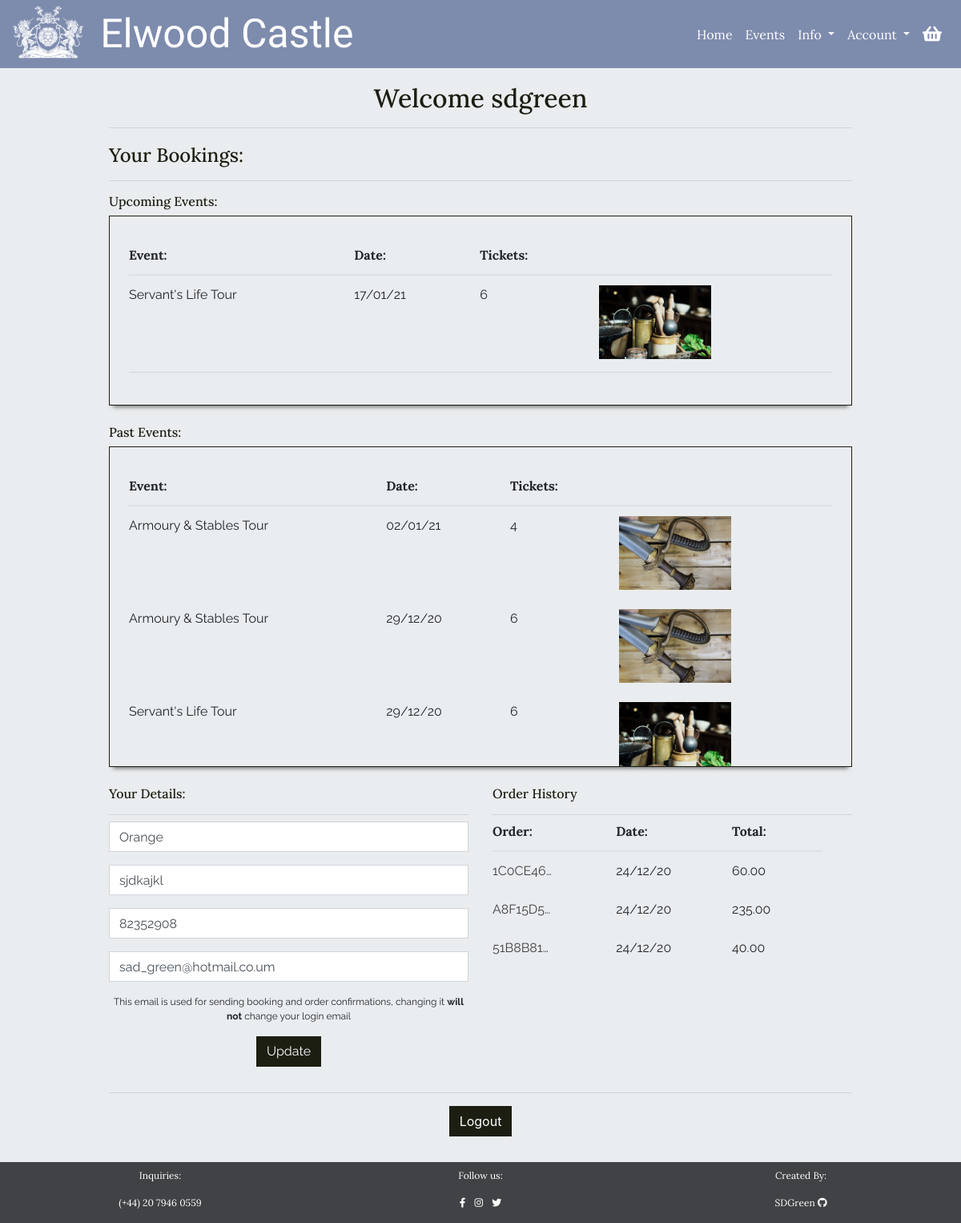
Page /user/home/ (signed in) on the earlier database version.
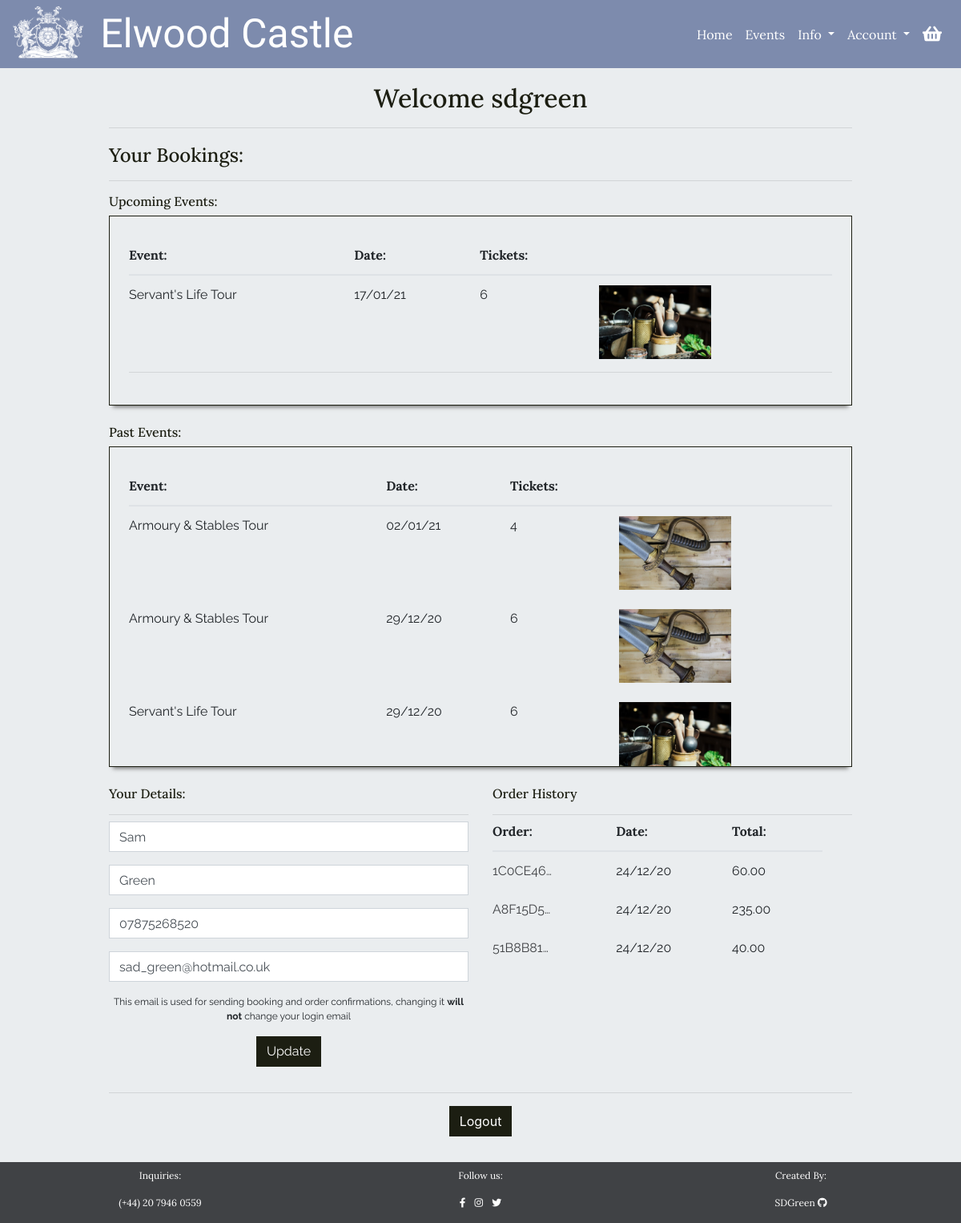
Same page on the later database version.
### user_account/models.py (models this page shows, shortened)
class UserAccount(models.Model):
    user = models.OneToOneField(User, on_delete=models.CASCADE)
    first_name = models.CharField(max_length=100, null=True, blank=True)
    last_name = models.CharField(max_length=200, null=True, blank=True)
    email = models.EmailField(max_length=200, null=True, blank=True)
    phone_number = models.CharField(max_length=20, null=True, blank=True)

### user_account/views.py (the view)
# urls.py: path('home/', views.user_home, name="user_home"),
@login_required
def user_home(request):
    useraccount = None
    bookings = None
    try:
        useraccount = UserAccount.objects.get(user__username=request.user)
        bookings = EventBooking.objects.filter(
            order__user_account=useraccount).order_by('-date')
    except UserAccount.DoesNotExist:
        messages.error(request, """Sorry, we couldn't find your account
                                information, please get in contact so we
                                can fix this for you""")
        return redirect(reverse('events'))
    no_bookings = False
    if not bookings:
        no_bookings = True
    today = datetime.datetime.today()
    upcoming_bookings = bookings.filter(date__gte=today).order_by("date")
    past_bookings = bookings.filter(date__lt=today)
    orders = useraccount.orders.all().order_by("-date")
    user_form = UserForm(instance=useraccount)
    context = {
        'useraccount': useraccount,
        'upcoming_bookings': upcoming_bookings,
        'past_bookings': past_bookings,
        'no_bookings': no_bookings,
        'orders': orders,
        'user_form': user_form
    }
    return render(request, 'user_account/user_home.html', context)

### user_account/forms.py
class UserForm(forms.ModelForm):
    class Meta:
        model = UserAccount
        exclude = ('user',)
    def __init__(self, *args, **kwargs):
        super().__init__(*args, **kwargs)
        placeholder = {
            'first_name': 'First Name',
            'last_name': 'Last Name',
            'email': 'Delivery Email',
            'phone_number': 'Contact Number'
        }
        self.fields['first_name'].widget.attrs['autofocus'] = True
        for field in self.fields:
            self.fields[field].widget.attrs['placeholder'] = f'{placeholder[field]}'
            self.fields[field].widget.attrs['class'] = 'checkout-form-input body-text text-m'
            self.fields[field].label = False

### basket/contexts.py (called while the page is built, shortened)
def basket_items(request):
    basket_items = []
    total = 0
    basket = request.session.get('basket', {})
    context = {
        'basket_items': basket_items,
        'total': total,
    }
    return context

### events/models.py (called while the page is built)
    def __str__(self):
        return self.name

### user_account/templates/user_account/user_home.html (shortened to what the changed rows need)
{% extends 'base.html' %}
{% load crispy_forms_tags %}
{% block content %}
<div id="small-page">
    <div class="color-overlay">
        <div class="container-fluid guttered p-3">
            <div class="row pt-1 mb-2">
                <div class="col-12 mb-2">
                    <h2 class="heading-text color-title text-center ext-l mb-0">Welcome {{request.user}}</h2>
                </div>
            </div>
            <div class="row mt-1 mb-4">
                <div class="col-12">
                    <h2 class="heading-text color-title text-l mb-0">Your Bookings:</h2>
                </div>
                {% if no_bookings %}
                <div class="col-12">
                    <div class="empty-box below-shadow mx-auto text-center">
                        <h5 class="heading-text text-m mb-2">You have no bookings...</h5>
                        <a class="btn button heading-text text-m" href="{% url 'events' %}">See Events</a>
                    </div>
                </div>
                {% else %}
                <div class="col-12">
                    {% if upcoming_bookings %}
                    <h2 class="heading-text color-title text-m mb-2">Upcoming Events:</h2>
                    <div class="booking-container below-shadow p-4">
                        <table class="table mb-1 table-responsive-sm">
                            <thead class="heading-text text-m">
                                <tr>
                                    <th scope="col">Event:</th>
                                    <th scope="col"></th>
                                    <th scope="col">Date:</th>
                                    <th scope="col">Tickets:</th>
                                    <th scope="col"></th>
                                </tr>
                            </thead>
                        </table>
                    </div>
                    {% endif %}
                    {% if past_bookings %}
                    <h2 class="heading-text color-title text-m mt-4 mb-2">Past Events:</h2>
                    <div class="booking-container below-shadow p-4">
                        <table class="table mb-1 table-responsive-sm">
                            <thead class="heading-text text-m">
                                <tr>
                                    <th scope="col">Event:</th>
                                    <th scope="col"></th>
                                    <th scope="col">Date:</th>
                                    <th scope="col">Tickets:</th>
                                    <th scope="col"></th>
                                </tr>
                            </thead>
                        </table>
                    </div>
                    {% endif %}
                </div>
                {% endif %}
            </div>
            <div class="row mt-1 mb-3">
                <div class="col-12 col-sm-6 p-0 pl-sm-0">
                    <div class="col-12">
                        <h2 class="heading-text color-title text-m mb-0">Your Details:</h2>
                    </div>
                    <div class="col-12 body-text">
                            <form action="{% url 'update_details' %}" method="POST">
                                {{ user_form.first_name | as_crispy_field }}
                                {{ user_form.last_name | as_crispy_field }}
                                {{ user_form.phone_number | as_crispy_field }}
                                {{ user_form.email | as_crispy_field }}
                            </form>
                    </div>
                </div>
                <div class="col-12 col-sm-6 p-0 pr-sm-0">
                    <div class="col-12">
                        <h2 class="heading-text color-title text-m mb-0">Order History</h2>
                    </div>
                    {% if orders %}
                    <div id="order-history" class="col-12 body-text">
                        <table class="table mb-1">
                            <thead class="heading-text text-m">
                                <tr>
                                    <th class="pt-0" scope="col">Order:</th>
                                    <th class="pt-0" scope="col">Date:</th>
                                    <th class="pt-0" scope="col">Total:</th>
                                </tr>
                            </thead>
                        </table>
                    </div>
                    {% else %}
                    <div class="col-12 body-text">
                        <p>You have no orders</p>
                    </div>
                    {% endif %}
                </div>
            </div>
        </div>
    </div>
</div>
{% endblock %}

Differences in the rows shown:
changed UserAccount: first_name "Orange" → "Sam"; last_name "sjdkajkl" → "Green"; phone_number "82352908" → "07875268520"; email "sad_green@hotmail.co.um" → "sad_green@hotmail.co.uk"
